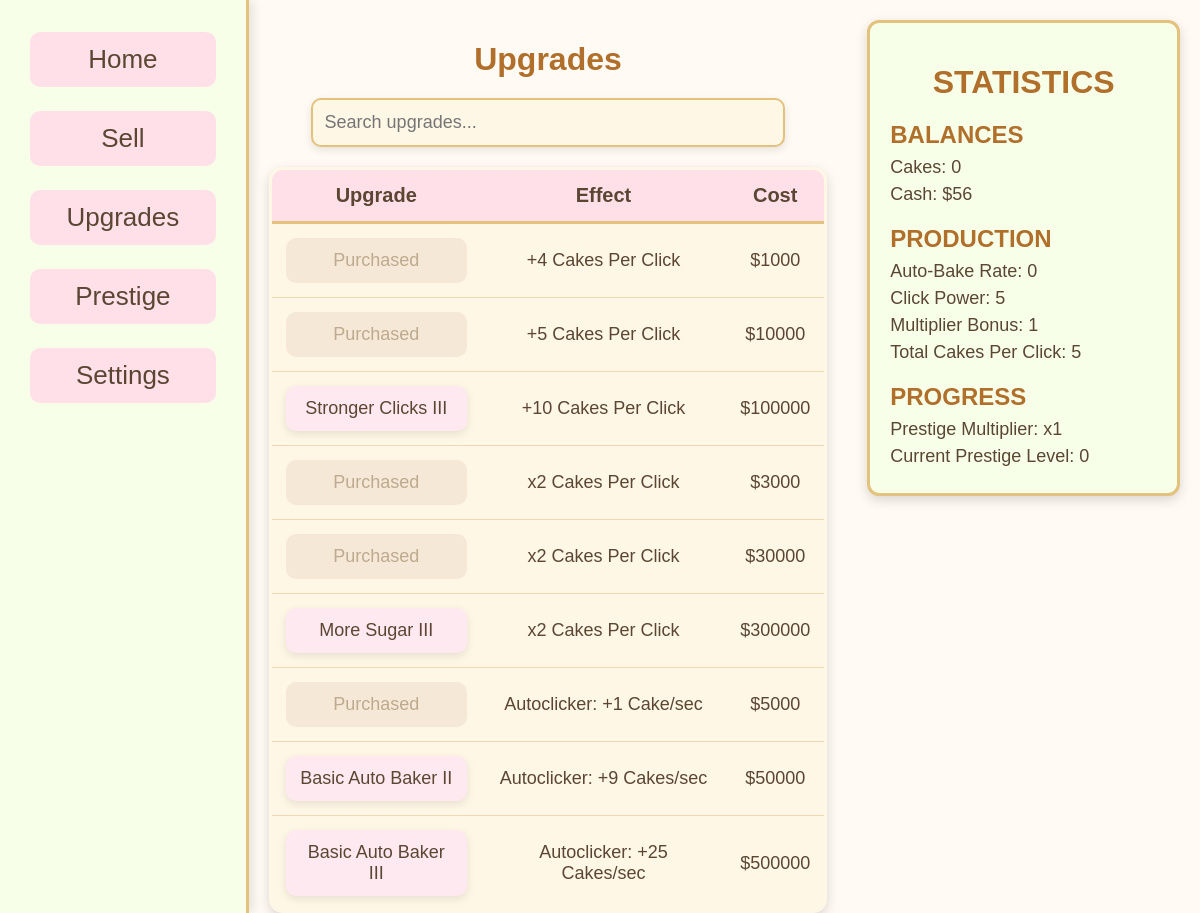
The app's page /upgrades.php (signed in), older data.
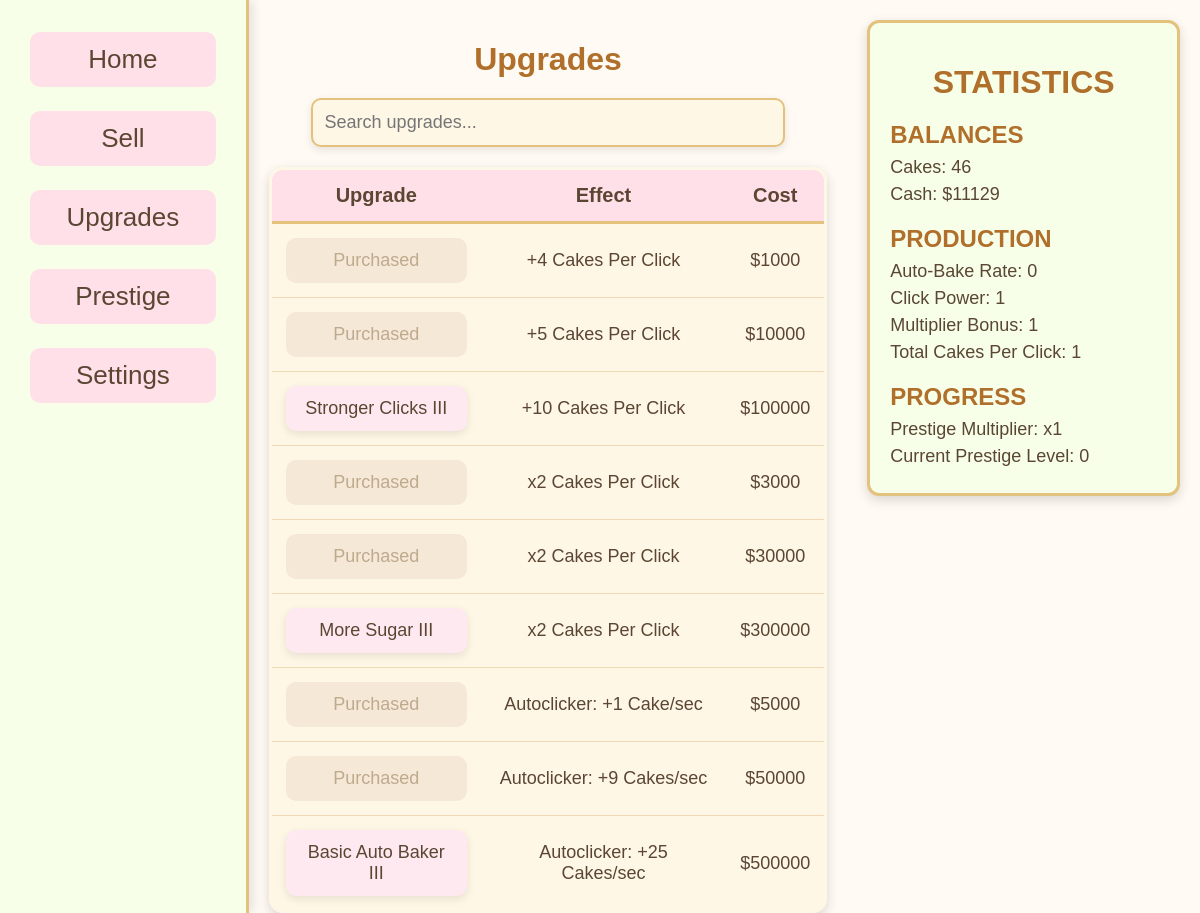
The same page, newer data.
### tables this page shows
CREATE TABLE "player_save" (
    id INTEGER PRIMARY KEY,
    cakes INTEGER DEFAULT 0,
    currency INTEGER DEFAULT 0, "multiplier" INTEGER DEFAULT 1, clickPower INTEGER DEFAULT 1, cps INTEGER DEFAULT 0, prestige_level INTEGER DEFAULT 0, prestige_multiplier REAL DEFAULT 1, "lifetime" INTEGER DEFAULT 0, "bonus" INTEGER DEFAULT 0, prestige_points INTEGER DEFAULT 0,
    FOREIGN KEY (id) REFERENCES users(id)
);

CREATE TABLE "player_upgrades" ("user_id" INTEGER NOT NULL REFERENCES `users`(`id`), `upgrade_name` TEXT NOT NULL, `purchased` INTEGER NOT NULL DEFAULT 0, PRIMARY KEY ("user_id", upgrade_name));

### upgrades.php (the view, shortened to what the changed rows need)
<?php
require_once __DIR__ . '/php/config.php';
$userId = (int)$_SESSION['user_id'];
$current_cakes = 0;
$current_currency = 0;
$current_multiplier = 1;
$current_clickPower = 1;
$current_cps = 0;
$current_prestige_multiplier = 1;
$current_prestige_points = 0;
$purchased_upgrades = [];
try {
    $dsn = "sqlite:$db";
    $pdo = new PDO($dsn);
    $pdo->setAttribute(PDO::ATTR_ERRMODE, PDO::ERRMODE_EXCEPTION);
    $stmt = $pdo->prepare("
        SELECT
            cakes,
            currency,
            multiplier,
            clickPower,
            cps,
            bonus,
            prestige_multiplier,
            prestige_points
        FROM player_save
        WHERE id = :user_id
        LIMIT 1
    ");
    $stmt->execute([':user_id' => $userId]);
    $player_data = $stmt->fetch(PDO::FETCH_ASSOC);
    if ($player_data) {
        $current_cakes = (int)($player_data['cakes'] ?? 0);
        $current_currency = (int)($player_data['currency'] ?? 0);
        $current_multiplier = (int)($player_data['multiplier'] ?? 1);
        $current_clickPower = (int)($player_data['clickPower'] ?? 1);
        $current_cps = (int)($player_data['cps'] ?? 0);
        $current_prestige_multiplier = (float)($player_data['prestige_multiplier'] ?? 1);
        $current_prestige_points = (int)($player_data['prestige_points'] ?? 0);
    }
    $stmt2 = $pdo->prepare("
        SELECT upgrade_name, purchased
        FROM player_upgrades
        WHERE user_id = :user_id
    ");
    $stmt2->execute([':user_id' => $userId]);
    while ($row = $stmt2->fetch(PDO::FETCH_ASSOC)) {
        $upgradeName = $row['upgrade_name'] ?? '';
        $purchased_upgrades[$upgradeName] = (int)($row['purchased'] ?? 0);
    }
} catch (PDOException $e) {
    die("Database connection failed: " . htmlspecialchars($e->getMessage(), ENT_QUOTES, 'UTF-8'));
}
$Click1Purchased = $purchased_upgrades["Stronger Clicks I"] ?? 0;
$Click2Purchased = $purchased_upgrades["Stronger Clicks II"] ?? 0;
$Sugar1Purchased = $purchased_upgrades["More Sugar I"] ?? 0;
$Sugar2Purchased = $purchased_upgrades["More Sugar II"] ?? 0;
$Baker1Purchased = $purchased_upgrades["Basic Auto Baker I"] ?? 0;
$Baker2Purchased = $purchased_upgrades["Basic Auto Baker II"] ?? 0;
function upgradeButtonText($isPurchased, $defaultText) {
    return $isPurchased ? "Purchased" : $defaultText;
}
?>
<!DOCTYPE html>
<html lang="en">
<head>
    <link rel="stylesheet" href="Styles/index.css">
</head>
<body>
<div class="column2">
    <div id="upgradeSect">
        <h1>Upgrades</h1>
        <div id="upgradeTable">
            <table>
                <thead>
                    <tr>
                        <th>Upgrade</th>
                        <th>Effect</th>
                        <th>Cost</th>
                    </tr>
                </thead>
                <tbody>
                    <tr>
                        <td>
                            <button id="upgradeClick1" <?= $Click1Purchased ? 'disabled' : '' ?>>
                                <?= htmlspecialchars(upgradeButtonText($Click1Purchased, "Stronger Clicks I"), ENT_QUOTES, 'UTF-8') ?>
                            </button>
                        </td>
                    </tr>
                    <tr>
                        <td>
                            <button id="upgradeClick2" <?= $Click2Purchased ? 'disabled' : '' ?>>
                                <?= htmlspecialchars(upgradeButtonText($Click2Purchased, "Stronger Clicks II"), ENT_QUOTES, 'UTF-8') ?>
                            </button>
                        </td>
                    </tr>
                    <tr>
                        <td>
                            <button id="sugarMult1" <?= $Sugar1Purchased ? 'disabled' : '' ?>>
                                <?= htmlspecialchars(upgradeButtonText($Sugar1Purchased, "More Sugar I"), ENT_QUOTES, 'UTF-8') ?>
                            </button>
                        </td>
                    </tr>
                    <tr>
                        <td>
                            <button id="sugarMult2" <?= $Sugar2Purchased ? 'disabled' : '' ?>>
                                <?= htmlspecialchars(upgradeButtonText($Sugar2Purchased, "More Sugar II"), ENT_QUOTES, 'UTF-8') ?>
                            </button>
                        </td>
                    </tr>
                    <tr>
                        <td>
                            <button id="autoBake1" <?= $Baker1Purchased ? 'disabled' : '' ?>>
                                <?= htmlspecialchars(upgradeButtonText($Baker1Purchased, "Basic Auto Baker I"), ENT_QUOTES, 'UTF-8') ?>
                            </button>
                        </td>
                    </tr>
                    <tr>
                        <td>
                            <button id="autoBake2" <?= $Baker2Purchased ? 'disabled' : '' ?>>
                                <?= htmlspecialchars(upgradeButtonText($Baker2Purchased, "Basic Auto Baker II"), ENT_QUOTES, 'UTF-8') ?>
                            </button>
                        </td>
                    </tr>
                </tbody>
            </table>
        </div>
    </div>
</div>
<div class="column3">
    <div id="stats">
        <h1>STATISTICS</h1>
        <h2>BALANCES</h2>
        <ul>
            <li>Cakes: <span id="cakeStat" data-cake><?= $current_cakes ?></span></li>
            <li>Cash: $<span id="money"><?= $current_currency ?></span></li>
        </ul>
        <h2>PRODUCTION</h2>
        <ul id="productionStats">
            <li>Auto-Bake Rate: <span id="autoBakeRateText"><?= $current_cps ?></span></li>
            <li>Click Power: <span id="clickPowerText"><?= $current_clickPower ?></span></li>
            <li>Multiplier Bonus: <span id="multiplierText"><?= $current_multiplier ?></span></li>
            <li>Total Cakes Per Click: <span id="totalClickText"><?= $current_clickPower * $current_multiplier * $current_prestige_multiplier ?></span></li>
        </ul>
        <h2>PROGRESS</h2>
        <ul>
            <li>Prestige Multiplier: x<span id="prestigeMultiplierText"><?= $current_prestige_multiplier ?></span></li>
            <li>Current Prestige Level: <span id="prestigePointsText"><?= $current_prestige_points ?></span></li>
        </ul>
    </div>
</div>
</body>
</html>

Row changes from the older to the newer data that the page shows:
shown differently, row unchanged: player_upgrades "Purchased": purchased (not shown) → "Purchased"
changed player_save: cakes "0" → "46"; currency "56" → "11129"; clickPower "5" → "1"
Text that changed along with them:
upgradeButtonText($Baker2Purchased, "Basic Auto Baker II"): "Basic Auto Baker II" → (not shown)
